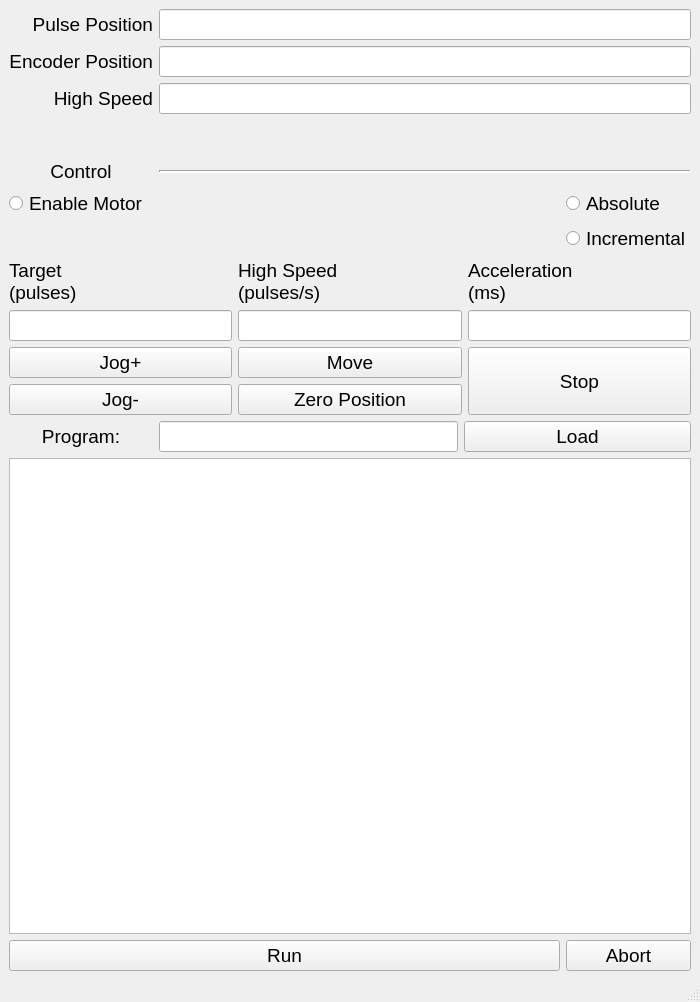
<?xml version="1.0" encoding="UTF-8"?>
<ui version="4.0">
 <class>MainWindow</class>
 <widget class="QMainWindow" name="MainWindow">
  <property name="geometry">
   <rect>
    <x>0</x>
    <y>0</y>
    <width>700</width>
    <height>1002</height>
   </rect>
  </property>
  <property name="windowTitle">
   <string>MainWindow</string>
  </property>
  <widget class="QWidget" name="centralwidget">
   <layout class="QGridLayout" name="gridLayout">
    <item row="0" column="1" colspan="5">
     <widget class="QLineEdit" name="position_output">
      <property name="font">
       <font>
        <pointsize>14</pointsize>
       </font>
      </property>
      <property name="readOnly">
       <bool>true</bool>
      </property>
     </widget>
    </item>
    <item row="0" column="0">
     <widget class="QLabel" name="position_label">
      <property name="font">
       <font>
        <pointsize>14</pointsize>
       </font>
      </property>
      <property name="text">
       <string>Pulse Position</string>
      </property>
      <property name="alignment">
       <set>Qt::AlignmentFlag::AlignRight|Qt::AlignmentFlag::AlignTrailing|Qt::AlignmentFlag::AlignVCenter</set>
      </property>
     </widget>
    </item>
    <item row="4" column="1" colspan="5">
     <widget class="Line" name="control_line_asth">
      <property name="font">
       <font>
        <pointsize>14</pointsize>
       </font>
      </property>
      <property name="lineWidth">
       <number>2</number>
      </property>
      <property name="orientation">
       <enum>Qt::Orientation::Horizontal</enum>
      </property>
     </widget>
    </item>
    <item row="1" column="1" colspan="5">
     <widget class="QLineEdit" name="encoder_output">
      <property name="font">
       <font>
        <pointsize>14</pointsize>
       </font>
      </property>
      <property name="readOnly">
       <bool>true</bool>
      </property>
     </widget>
    </item>
    <item row="11" column="0" colspan="6">
     <widget class="QPlainTextEdit" name="program_edit">
      <property name="font">
       <font>
        <pointsize>14</pointsize>
       </font>
      </property>
     </widget>
    </item>
    <item row="9" column="0" colspan="6">
     <layout class="QGridLayout" name="button_grid_layout">
      <item row="0" column="1">
       <widget class="QPushButton" name="move_button">
        <property name="font">
         <font>
          <pointsize>14</pointsize>
         </font>
        </property>
        <property name="text">
         <string>Move</string>
        </property>
       </widget>
      </item>
      <item row="0" column="0">
       <widget class="QPushButton" name="jog_up_button">
        <property name="font">
         <font>
          <pointsize>14</pointsize>
         </font>
        </property>
        <property name="text">
         <string>Jog+</string>
        </property>
       </widget>
      </item>
      <item row="1" column="0">
       <widget class="QPushButton" name="jog_down_button">
        <property name="font">
         <font>
          <pointsize>14</pointsize>
         </font>
        </property>
        <property name="text">
         <string>Jog-</string>
        </property>
       </widget>
      </item>
      <item row="1" column="1">
       <widget class="QPushButton" name="zero_position_button">
        <property name="font">
         <font>
          <pointsize>14</pointsize>
         </font>
        </property>
        <property name="text">
         <string>Zero Position</string>
        </property>
       </widget>
      </item>
      <item row="0" column="2" rowspan="2">
       <widget class="QPushButton" name="stop_button">
        <property name="sizePolicy">
         <sizepolicy hsizetype="Minimum" vsizetype="Minimum">
          <horstretch>0</horstretch>
          <verstretch>0</verstretch>
         </sizepolicy>
        </property>
        <property name="font">
         <font>
          <pointsize>14</pointsize>
         </font>
        </property>
        <property name="text">
         <string>Stop</string>
        </property>
       </widget>
      </item>
     </layout>
    </item>
    <item row="10" column="1" colspan="3">
     <widget class="QLineEdit" name="program_input">
      <property name="font">
       <font>
        <pointsize>14</pointsize>
       </font>
      </property>
     </widget>
    </item>
    <item row="12" column="5">
     <widget class="QPushButton" name="abort_program_button">
      <property name="font">
       <font>
        <pointsize>14</pointsize>
       </font>
      </property>
      <property name="text">
       <string>Abort</string>
      </property>
     </widget>
    </item>
    <item row="1" column="0">
     <widget class="QLabel" name="encoder_label">
      <property name="font">
       <font>
        <pointsize>14</pointsize>
       </font>
      </property>
      <property name="text">
       <string>Encoder Position</string>
      </property>
      <property name="alignment">
       <set>Qt::AlignmentFlag::AlignRight|Qt::AlignmentFlag::AlignTrailing|Qt::AlignmentFlag::AlignVCenter</set>
      </property>
     </widget>
    </item>
    <item row="10" column="0">
     <widget class="QLabel" name="program_label">
      <property name="font">
       <font>
        <pointsize>14</pointsize>
       </font>
      </property>
      <property name="text">
       <string>Program:</string>
      </property>
      <property name="alignment">
       <set>Qt::AlignmentFlag::AlignCenter</set>
      </property>
     </widget>
    </item>
    <item row="2" column="0">
     <widget class="QLabel" name="speed_label">
      <property name="font">
       <font>
        <pointsize>14</pointsize>
       </font>
      </property>
      <property name="text">
       <string>High Speed</string>
      </property>
      <property name="alignment">
       <set>Qt::AlignmentFlag::AlignRight|Qt::AlignmentFlag::AlignTrailing|Qt::AlignmentFlag::AlignVCenter</set>
      </property>
     </widget>
    </item>
    <item row="2" column="1" colspan="5">
     <widget class="QLineEdit" name="speed_output">
      <property name="font">
       <font>
        <pointsize>14</pointsize>
       </font>
      </property>
      <property name="readOnly">
       <bool>true</bool>
      </property>
     </widget>
    </item>
    <item row="5" column="0">
     <widget class="QRadioButton" name="enable_motor_button">
      <property name="font">
       <font>
        <pointsize>14</pointsize>
       </font>
      </property>
      <property name="text">
       <string>Enable Motor</string>
      </property>
     </widget>
    </item>
    <item row="4" column="0">
     <widget class="QLabel" name="control_label">
      <property name="font">
       <font>
        <pointsize>14</pointsize>
       </font>
      </property>
      <property name="text">
       <string>Control</string>
      </property>
      <property name="alignment">
       <set>Qt::AlignmentFlag::AlignCenter</set>
      </property>
     </widget>
    </item>
    <item row="12" column="0" colspan="5">
     <widget class="QPushButton" name="run_program_button">
      <property name="font">
       <font>
        <pointsize>14</pointsize>
       </font>
      </property>
      <property name="text">
       <string>Run</string>
      </property>
     </widget>
    </item>
    <item row="8" column="0" colspan="6">
     <layout class="QGridLayout" name="input_grid_layout">
      <item row="0" column="2">
       <widget class="QLabel" name="acceleration_input_label">
        <property name="sizePolicy">
         <sizepolicy hsizetype="Minimum" vsizetype="Maximum">
          <horstretch>0</horstretch>
          <verstretch>0</verstretch>
         </sizepolicy>
        </property>
        <property name="font">
         <font>
          <pointsize>14</pointsize>
         </font>
        </property>
        <property name="text">
         <string>Acceleration
(ms)</string>
        </property>
       </widget>
      </item>
      <item row="1" column="2">
       <widget class="QLineEdit" name="acceleration_input">
        <property name="sizePolicy">
         <sizepolicy hsizetype="Minimum" vsizetype="Maximum">
          <horstretch>0</horstretch>
          <verstretch>0</verstretch>
         </sizepolicy>
        </property>
        <property name="font">
         <font>
          <pointsize>14</pointsize>
         </font>
        </property>
       </widget>
      </item>
      <item row="1" column="1">
       <widget class="QLineEdit" name="high_speed_input">
        <property name="sizePolicy">
         <sizepolicy hsizetype="Minimum" vsizetype="Maximum">
          <horstretch>0</horstretch>
          <verstretch>0</verstretch>
         </sizepolicy>
        </property>
        <property name="font">
         <font>
          <pointsize>14</pointsize>
         </font>
        </property>
       </widget>
      </item>
      <item row="1" column="0">
       <widget class="QLineEdit" name="target_input">
        <property name="sizePolicy">
         <sizepolicy hsizetype="Minimum" vsizetype="Maximum">
          <horstretch>0</horstretch>
          <verstretch>0</verstretch>
         </sizepolicy>
        </property>
        <property name="font">
         <font>
          <pointsize>14</pointsize>
         </font>
        </property>
       </widget>
      </item>
      <item row="0" column="0">
       <widget class="QLabel" name="target_input_label">
        <property name="sizePolicy">
         <sizepolicy hsizetype="Minimum" vsizetype="Maximum">
          <horstretch>0</horstretch>
          <verstretch>0</verstretch>
         </sizepolicy>
        </property>
        <property name="font">
         <font>
          <pointsize>14</pointsize>
         </font>
        </property>
        <property name="text">
         <string>Target
(pulses)</string>
        </property>
       </widget>
      </item>
      <item row="0" column="1">
       <widget class="QLabel" name="high_speed_input_label">
        <property name="sizePolicy">
         <sizepolicy hsizetype="Minimum" vsizetype="Maximum">
          <horstretch>0</horstretch>
          <verstretch>0</verstretch>
         </sizepolicy>
        </property>
        <property name="font">
         <font>
          <pointsize>14</pointsize>
         </font>
        </property>
        <property name="text">
         <string>High Speed
(pulses/s)</string>
        </property>
       </widget>
      </item>
     </layout>
    </item>
    <item row="3" column="0" colspan="6">
     <spacer name="verticalSpacer">
      <property name="font">
       <font>
        <pointsize>14</pointsize>
       </font>
      </property>
      <property name="orientation">
       <enum>Qt::Orientation::Vertical</enum>
      </property>
      <property name="sizeType">
       <enum>QSizePolicy::Policy::Fixed</enum>
      </property>
      <property name="sizeHint" stdset="0">
       <size>
        <width>20</width>
        <height>40</height>
       </size>
      </property>
     </spacer>
    </item>
    <item row="5" column="5">
     <widget class="QRadioButton" name="absolute_movement_button">
      <property name="font">
       <font>
        <pointsize>14</pointsize>
       </font>
      </property>
      <property name="text">
       <string>Absolute</string>
      </property>
      <attribute name="buttonGroup">
       <string notr="true">movement_type_button_group</string>
      </attribute>
     </widget>
    </item>
    <item row="6" column="5">
     <widget class="QRadioButton" name="incremental_movement_button">
      <property name="font">
       <font>
        <pointsize>14</pointsize>
       </font>
      </property>
      <property name="text">
       <string>Incremental</string>
      </property>
      <attribute name="buttonGroup">
       <string notr="true">movement_type_button_group</string>
      </attribute>
     </widget>
    </item>
    <item row="5" column="1" colspan="4">
     <spacer name="horizontalSpacer">
      <property name="font">
       <font>
        <pointsize>14</pointsize>
       </font>
      </property>
      <property name="orientation">
       <enum>Qt::Orientation::Horizontal</enum>
      </property>
      <property name="sizeHint" stdset="0">
       <size>
        <width>40</width>
        <height>20</height>
       </size>
      </property>
     </spacer>
    </item>
    <item row="10" column="4" colspan="2">
     <widget class="QPushButton" name="load_program_button">
      <property name="font">
       <font>
        <pointsize>14</pointsize>
       </font>
      </property>
      <property name="text">
       <string>Load</string>
      </property>
     </widget>
    </item>
   </layout>
  </widget>
  <widget class="QMenuBar" name="menubar">
   <property name="geometry">
    <rect>
     <x>0</x>
     <y>0</y>
     <width>700</width>
     <height>22</height>
    </rect>
   </property>
  </widget>
  <widget class="QStatusBar" name="statusbar"/>
 </widget>
 <resources/>
 <connections/>
 <buttongroups>
  <buttongroup name="movement_type_button_group"/>
 </buttongroups>
</ui>
